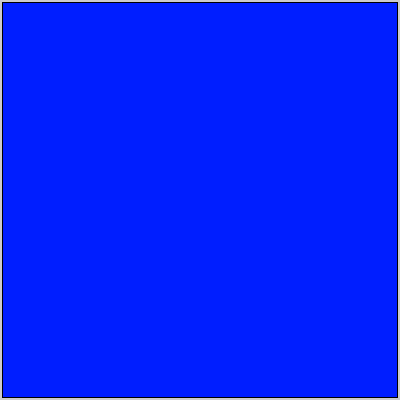
Frame 1 (no input)
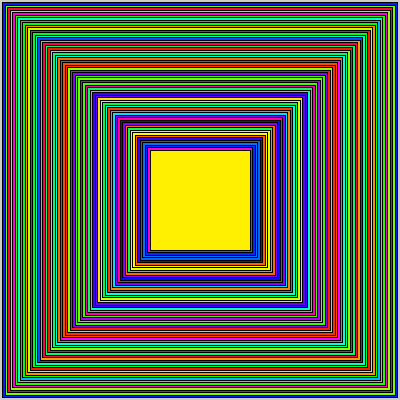
Frame 60 (the mouse pressed at the canvas centre just before this capture)
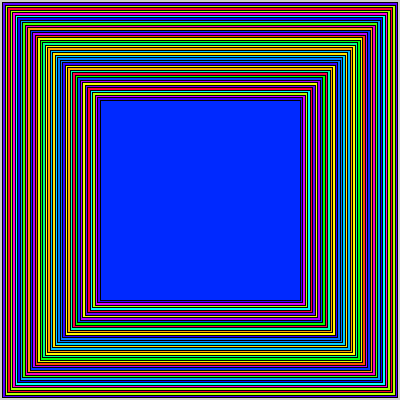
Frame 120 (the mouse held since frame 60 and released just before this capture)

The Processing sketch that drew these frames (run headless with seeded random() and noise(); from frame 60 on, the mouse is pressed at the canvas centre):

// Processing sketch: sketch_20_better_colored_square
// ── sketch_20_better_colored_square.pde
void setup() {
  size(400, 400);
  rectMode(CENTER);
  colorMode(HSB);
  frameRate(10);
}
int size = 400;
void draw() {
  size= size - 5;
  fill(random(255), 255, 255);
  rect(200,200,size,size);
  if (size <= 0){
    size = 400 ;
  }
}
